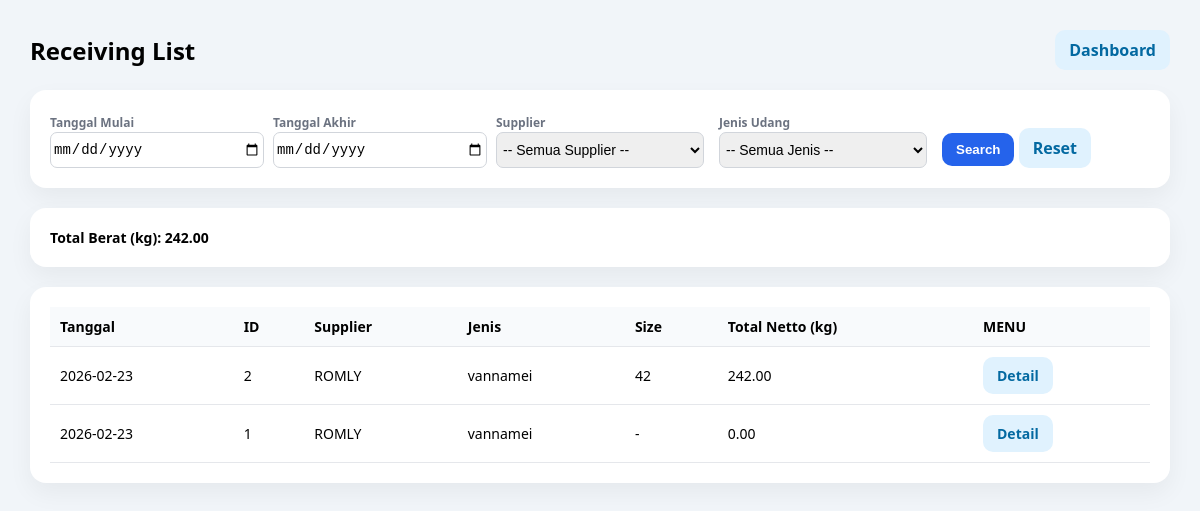
Screenshot of /receiving/list (signed in) with the database file from the repository.
### tables this page shows
CREATE TABLE receiving_header (
            id INTEGER PRIMARY KEY AUTOINCREMENT,
            receiving_no INTEGER NOT NULL UNIQUE,
            tanggal TEXT NOT NULL,
            supplier TEXT NOT NULL,
            jenis TEXT NOT NULL,
            fiber REAL DEFAULT 0,
            created_at TEXT DEFAULT (datetime('now','localtime'))
        );

### receiving/routes.py (the view)
@receiving_bp.get("/list")
def receiving_list():
    if not require_login():
        return redirect(url_for("login"))
    print("SESSION RECEIVING:", dict(session))
    start = (request.args.get("start") or "").strip()
    end = (request.args.get("end") or "").strip()
    supplier_q = (request.args.get("supplier") or "").strip()
    jenis_q = (request.args.get("jenis") or "").strip().lower()  # 🔥 INI
    where = []
    params = []
    if start and end:
        where.append("h.tanggal BETWEEN ? AND ?")
        params.extend([start, end])
    elif start:
        where.append("h.tanggal >= ?")
        params.append(start)
    elif end:
        where.append("h.tanggal <= ?")
        params.append(end)
    if supplier_q:
        where.append("LOWER(h.supplier) LIKE ?")
        params.append(f"%{supplier_q.lower()}%")
    if jenis_q:
        where.append("LOWER(TRIM(h.jenis)) = ?")
        params.append(jenis_q)
    where_sql = ("WHERE " + " AND ".join(where)) if where else ""
    conn = get_conn()
    rows = conn.execute(f"""
        SELECT
            h.id,
            h.tanggal,
            h.supplier,
            h.jenis,
            h.fiber,
            COALESCE(SUM(COALESCE(p.netto, 0)), 0) AS total_netto,
            COUNT(p.id) AS jml_partai,
            CASE
            WHEN LOWER(h.jenis) = 'kupasan'
            THEN GROUP_CONCAT(DISTINCT p.kategori_kupasan)
            ELSE GROUP_CONCAT(DISTINCT COALESCE(p.round_size, p.size))
            END AS size_display
        FROM receiving_header h
        LEFT JOIN receiving_item p ON p.header_id = h.id
        {where_sql}
        GROUP BY h.id
        ORDER BY h.tanggal DESC, h.id DESC

    """, params).fetchall()
    total_berat = sum([(r["total_netto"] or 0) for r in rows])
    conn.close()
    return render_template(
        "receiving/receiving_list.html",
        rows=[dict(r) for r in rows],
        start=start,
        end=end,
        supplier=supplier_q,
        jenis=jenis_q,     # 🔥 PENTING
        total_berat=total_berat
    )

### helpers/auth.py (called while the page is built)
def require_login():
    return session.get("user") is not None

### helpers/db.py (called while the page is built)
def get_conn():
    conn = sqlite3.connect(DB_PATH, timeout=30)
    conn.row_factory = sqlite3.Row
    conn.execute("PRAGMA foreign_keys = ON;")
    conn.execute("PRAGMA journal_mode = WAL;")
    return conn

### templates/receiving/receiving_list.html (shortened to what this page needs)
<!doctype html>
<html lang="id">
<head>
</head>
<body>
<div class="container">
  <div class="header">
    <h2>Receiving List</h2>
    <a class="btn btn-secondary" href="/dashboard">Dashboard</a>
  </div>
  <div class="card">
    <form method="get" action="/receiving/list">
      <div class="form-grid">
        <div>
          <label>Tanggal Mulai</label>
          <input type="date" name="start" value="{{ start or '' }}">
        </div>
        <div>
          <label>Tanggal Akhir</label>
          <input type="date" name="end" value="{{ end or '' }}">
        </div>
        <div>
          <label>Supplier</label>
          <select name="supplier" id="supplier">
            <option value="">-- Semua Supplier --</option>
          </select>
        </div>
        <div>
          <label>Jenis Udang</label>
          <select name="jenis" id="jenis">
            <option value="">-- Semua Jenis --</option>
          </select>
        </div>
        <div>
          <button type="submit" class="btn btn-primary">Search</button>
          <a href="/receiving/list" class="btn btn-secondary">Reset</a>
        </div>
      </div>
    </form>
  </div>
  <div class="card summary">
    Total Berat (kg): {{ "%.2f"|format(total_berat or 0) }}
  </div>
  <div class="card">
    <table>
      <thead>
        <tr>
          <th>Tanggal</th>
          <th>ID</th>
          <th>Supplier</th>
          <th>Jenis</th>
          <th>Size</th>
          <th>Total Netto (kg)</th>
          <th>MENU</th>
        </tr>
      </thead>
      <tbody>
        {% for r in rows %}
        <tr>
          <td>{{ r.tanggal }}</td>
          <td>{{ r.id }}</td>
          <td>{{ r.supplier }}</td>
          <td>{{ r["jenis"] or "-" }}</td>
          <td>{{ r["size_display"] or "-" }}</td>
          <td>{{ "%.2f"|format(r["total_netto"] or 0) }}</td>
          <td>
            <div class="actions">
              <a class="btn btn-secondary" href="/receiving/{{ r.id }}">Detail</a>
            </div>
          </td>
        </tr>
        {% endfor %}
      </tbody>
    </table>
  </div>
</div>
</body>
</html>

### templates/receiving/receiving_list.html (style rules this page uses)
body { font-family: 'Segoe UI', Arial, sans-serif; background: #f1f5f9; margin: 0; padding: 30px; }
.container { max-width: 1200px; margin: auto; }
.header { display:flex; justify-content:space-between; align-items:center; margin-bottom:20px; }
h2 { margin:0; }
.card { background:white; border-radius:16px; padding:20px; box-shadow: 0 10px 25px rgba(0,0,0,0.05); margin-bottom:20px; }
.form-grid { display:grid; grid-template-columns: repeat(auto-fit, minmax(180px,1fr)); gap:15px; align-items:end; }
label { font-size:12px; color:#6b7280; font-weight:600; }
input, select { width:100%; padding:8px 2px; border-radius:7px; border:1px solid #d1d5db; font-size:14px; }
.btn { padding:9px 14px; border-radius:10px; border:none; font-weight:600; cursor:pointer; text-decoration:none; display:inline-block; }
.btn-primary { background:#2563eb; color:white; }
.btn-secondary { background:#e0f2fe; color:#0369a1; }
.summary { font-size:14px; font-weight:600; }
table { width:100%; border-collapse:collapse; }
thead { background:#f8fafc; }
th, td { padding:10px; border-bottom:1px solid #e5e7eb; font-size:14px; }
th { text-align:left; font-weight:600; }
.actions { display:flex; gap:8px; }

### rows the page displays
receiving_header: tanggal "2026-02-23", id "2", supplier "ROMLY", jenis "vannamei", r "42", r "242.00"
receiving_header: tanggal "2026-02-23", id "1", supplier "ROMLY", jenis "vannamei", r "-", r "0.00"

### other values shown
{{ "%.2f"|format(total_berat or 0) }} "242.00"
